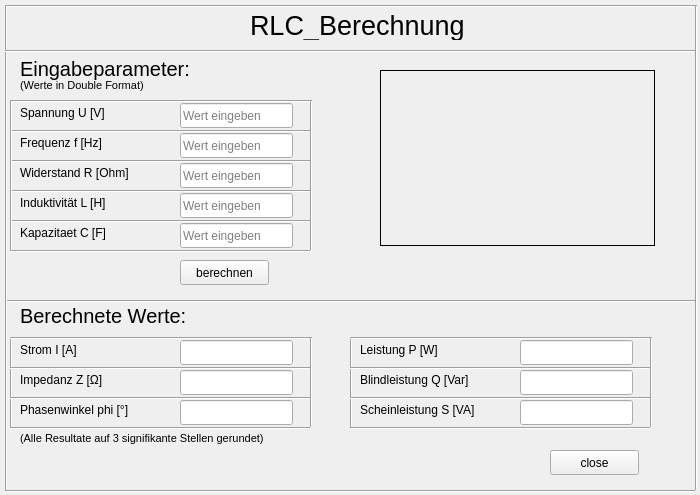
<?xml version="1.0" encoding="UTF-8"?>
<ui version="4.0">
 <class>BerechnungRLC</class>
 <widget class="QWidget" name="BerechnungRLC">
  <property name="geometry">
   <rect>
    <x>0</x>
    <y>0</y>
    <width>700</width>
    <height>495</height>
   </rect>
  </property>
  <property name="windowTitle">
   <string>Form</string>
  </property>
  <widget class="QLabel" name="title">
   <property name="geometry">
    <rect>
     <x>250</x>
     <y>10</y>
     <width>221</width>
     <height>30</height>
    </rect>
   </property>
   <property name="font">
    <font>
     <pointsize>20</pointsize>
    </font>
   </property>
   <property name="text">
    <string>RLC_Berechnung</string>
   </property>
  </widget>
  <widget class="QPushButton" name="pushButton">
   <property name="geometry">
    <rect>
     <x>550</x>
     <y>450</y>
     <width>89</width>
     <height>25</height>
    </rect>
   </property>
   <property name="text">
    <string>close</string>
   </property>
  </widget>
  <widget class="QLabel" name="pictureRL">
   <property name="geometry">
    <rect>
     <x>380</x>
     <y>70</y>
     <width>275</width>
     <height>176</height>
    </rect>
   </property>
   <property name="frameShape">
    <enum>QFrame::Box</enum>
   </property>
   <property name="frameShadow">
    <enum>QFrame::Plain</enum>
   </property>
   <property name="text">
    <string/>
   </property>
   <property name="pixmap">
    <pixmap resource="Res.qrc">:/res/pictures/RLC.png</pixmap>
   </property>
   <property name="scaledContents">
    <bool>true</bool>
   </property>
  </widget>
  <widget class="QLabel" name="spannungTxt">
   <property name="geometry">
    <rect>
     <x>20</x>
     <y>103</y>
     <width>150</width>
     <height>20</height>
    </rect>
   </property>
   <property name="text">
    <string>Spannung U [V]</string>
   </property>
  </widget>
  <widget class="QLabel" name="frequenzTxt">
   <property name="geometry">
    <rect>
     <x>20</x>
     <y>133</y>
     <width>150</width>
     <height>20</height>
    </rect>
   </property>
   <property name="text">
    <string>Frequenz f [Hz]</string>
   </property>
  </widget>
  <widget class="QLabel" name="widerstandTxt">
   <property name="geometry">
    <rect>
     <x>20</x>
     <y>163</y>
     <width>150</width>
     <height>20</height>
    </rect>
   </property>
   <property name="text">
    <string>Widerstand R [Ohm]</string>
   </property>
  </widget>
  <widget class="QLabel" name="induktivitaetTxt">
   <property name="geometry">
    <rect>
     <x>20</x>
     <y>193</y>
     <width>150</width>
     <height>20</height>
    </rect>
   </property>
   <property name="text">
    <string>Induktivität L [H]</string>
   </property>
  </widget>
  <widget class="QLabel" name="eingabeTxt">
   <property name="geometry">
    <rect>
     <x>20</x>
     <y>53</y>
     <width>181</width>
     <height>31</height>
    </rect>
   </property>
   <property name="font">
    <font>
     <pointsize>15</pointsize>
    </font>
   </property>
   <property name="text">
    <string>Eingabeparameter:</string>
   </property>
  </widget>
  <widget class="QLineEdit" name="spannungIn">
   <property name="geometry">
    <rect>
     <x>180</x>
     <y>103</y>
     <width>113</width>
     <height>25</height>
    </rect>
   </property>
   <property name="readOnly">
    <bool>false</bool>
   </property>
   <property name="placeholderText">
    <string>Wert eingeben</string>
   </property>
  </widget>
  <widget class="QLineEdit" name="frequenzIn">
   <property name="geometry">
    <rect>
     <x>180</x>
     <y>133</y>
     <width>113</width>
     <height>25</height>
    </rect>
   </property>
   <property name="placeholderText">
    <string>Wert eingeben</string>
   </property>
  </widget>
  <widget class="QLineEdit" name="widerstandIn">
   <property name="geometry">
    <rect>
     <x>180</x>
     <y>163</y>
     <width>113</width>
     <height>25</height>
    </rect>
   </property>
   <property name="placeholderText">
    <string>Wert eingeben</string>
   </property>
  </widget>
  <widget class="QLineEdit" name="induktivitaetIn">
   <property name="geometry">
    <rect>
     <x>180</x>
     <y>193</y>
     <width>113</width>
     <height>25</height>
    </rect>
   </property>
   <property name="placeholderText">
    <string>Wert eingeben</string>
   </property>
  </widget>
  <widget class="QLabel" name="ausgabeTxt">
   <property name="geometry">
    <rect>
     <x>20</x>
     <y>300</y>
     <width>181</width>
     <height>31</height>
    </rect>
   </property>
   <property name="font">
    <font>
     <pointsize>15</pointsize>
    </font>
   </property>
   <property name="text">
    <string>Berechnete Werte:</string>
   </property>
  </widget>
  <widget class="Line" name="line">
   <property name="geometry">
    <rect>
     <x>10</x>
     <y>100</y>
     <width>300</width>
     <height>3</height>
    </rect>
   </property>
   <property name="orientation">
    <enum>Qt::Horizontal</enum>
   </property>
  </widget>
  <widget class="Line" name="line_2">
   <property name="geometry">
    <rect>
     <x>10</x>
     <y>160</y>
     <width>300</width>
     <height>3</height>
    </rect>
   </property>
   <property name="orientation">
    <enum>Qt::Horizontal</enum>
   </property>
  </widget>
  <widget class="Line" name="line_3">
   <property name="geometry">
    <rect>
     <x>10</x>
     <y>220</y>
     <width>300</width>
     <height>3</height>
    </rect>
   </property>
   <property name="orientation">
    <enum>Qt::Horizontal</enum>
   </property>
  </widget>
  <widget class="Line" name="line_4">
   <property name="geometry">
    <rect>
     <x>10</x>
     <y>190</y>
     <width>300</width>
     <height>3</height>
    </rect>
   </property>
   <property name="orientation">
    <enum>Qt::Horizontal</enum>
   </property>
  </widget>
  <widget class="Line" name="line_5">
   <property name="geometry">
    <rect>
     <x>10</x>
     <y>130</y>
     <width>300</width>
     <height>3</height>
    </rect>
   </property>
   <property name="orientation">
    <enum>Qt::Horizontal</enum>
   </property>
  </widget>
  <widget class="Line" name="line_6">
   <property name="geometry">
    <rect>
     <x>310</x>
     <y>100</y>
     <width>3</width>
     <height>150</height>
    </rect>
   </property>
   <property name="orientation">
    <enum>Qt::Vertical</enum>
   </property>
  </widget>
  <widget class="Line" name="line_7">
   <property name="geometry">
    <rect>
     <x>10</x>
     <y>100</y>
     <width>3</width>
     <height>150</height>
    </rect>
   </property>
   <property name="orientation">
    <enum>Qt::Vertical</enum>
   </property>
  </widget>
  <widget class="QLabel" name="impedanzTxt">
   <property name="geometry">
    <rect>
     <x>20</x>
     <y>370</y>
     <width>150</width>
     <height>20</height>
    </rect>
   </property>
   <property name="text">
    <string>Impedanz Z [Ω]</string>
   </property>
  </widget>
  <widget class="Line" name="line_8">
   <property name="geometry">
    <rect>
     <x>10</x>
     <y>337</y>
     <width>3</width>
     <height>90</height>
    </rect>
   </property>
   <property name="orientation">
    <enum>Qt::Vertical</enum>
   </property>
  </widget>
  <widget class="QLineEdit" name="phasenwinkelOut">
   <property name="geometry">
    <rect>
     <x>180</x>
     <y>400</y>
     <width>113</width>
     <height>25</height>
    </rect>
   </property>
   <property name="readOnly">
    <bool>true</bool>
   </property>
  </widget>
  <widget class="QLineEdit" name="impedanzOut">
   <property name="geometry">
    <rect>
     <x>180</x>
     <y>370</y>
     <width>113</width>
     <height>25</height>
    </rect>
   </property>
   <property name="readOnly">
    <bool>true</bool>
   </property>
  </widget>
  <widget class="Line" name="line_9">
   <property name="geometry">
    <rect>
     <x>10</x>
     <y>397</y>
     <width>300</width>
     <height>3</height>
    </rect>
   </property>
   <property name="orientation">
    <enum>Qt::Horizontal</enum>
   </property>
  </widget>
  <widget class="Line" name="line_10">
   <property name="geometry">
    <rect>
     <x>10</x>
     <y>337</y>
     <width>300</width>
     <height>3</height>
    </rect>
   </property>
   <property name="orientation">
    <enum>Qt::Horizontal</enum>
   </property>
  </widget>
  <widget class="Line" name="line_11">
   <property name="geometry">
    <rect>
     <x>10</x>
     <y>367</y>
     <width>300</width>
     <height>3</height>
    </rect>
   </property>
   <property name="orientation">
    <enum>Qt::Horizontal</enum>
   </property>
  </widget>
  <widget class="QLabel" name="stromTxt">
   <property name="geometry">
    <rect>
     <x>20</x>
     <y>340</y>
     <width>150</width>
     <height>20</height>
    </rect>
   </property>
   <property name="text">
    <string>Strom I [A]</string>
   </property>
  </widget>
  <widget class="QLabel" name="phasenwinkelTxt">
   <property name="geometry">
    <rect>
     <x>20</x>
     <y>400</y>
     <width>150</width>
     <height>20</height>
    </rect>
   </property>
   <property name="text">
    <string>Phasenwinkel phi [°]</string>
   </property>
  </widget>
  <widget class="Line" name="line_12">
   <property name="geometry">
    <rect>
     <x>310</x>
     <y>337</y>
     <width>3</width>
     <height>90</height>
    </rect>
   </property>
   <property name="orientation">
    <enum>Qt::Vertical</enum>
   </property>
  </widget>
  <widget class="QLineEdit" name="stromOut">
   <property name="geometry">
    <rect>
     <x>180</x>
     <y>340</y>
     <width>113</width>
     <height>25</height>
    </rect>
   </property>
   <property name="contextMenuPolicy">
    <enum>Qt::PreventContextMenu</enum>
   </property>
   <property name="autoFillBackground">
    <bool>true</bool>
   </property>
   <property name="readOnly">
    <bool>true</bool>
   </property>
  </widget>
  <widget class="Line" name="line_13">
   <property name="geometry">
    <rect>
     <x>10</x>
     <y>427</y>
     <width>300</width>
     <height>3</height>
    </rect>
   </property>
   <property name="orientation">
    <enum>Qt::Horizontal</enum>
   </property>
  </widget>
  <widget class="QLineEdit" name="blindleistungOut">
   <property name="geometry">
    <rect>
     <x>520</x>
     <y>370</y>
     <width>113</width>
     <height>25</height>
    </rect>
   </property>
   <property name="readOnly">
    <bool>true</bool>
   </property>
  </widget>
  <widget class="Line" name="line_14">
   <property name="geometry">
    <rect>
     <x>350</x>
     <y>337</y>
     <width>3</width>
     <height>90</height>
    </rect>
   </property>
   <property name="orientation">
    <enum>Qt::Vertical</enum>
   </property>
  </widget>
  <widget class="QLineEdit" name="leistungOut">
   <property name="geometry">
    <rect>
     <x>520</x>
     <y>340</y>
     <width>113</width>
     <height>25</height>
    </rect>
   </property>
   <property name="readOnly">
    <bool>true</bool>
   </property>
  </widget>
  <widget class="Line" name="line_15">
   <property name="geometry">
    <rect>
     <x>350</x>
     <y>427</y>
     <width>300</width>
     <height>3</height>
    </rect>
   </property>
   <property name="orientation">
    <enum>Qt::Horizontal</enum>
   </property>
  </widget>
  <widget class="QLabel" name="blindleistungTxt">
   <property name="geometry">
    <rect>
     <x>360</x>
     <y>370</y>
     <width>150</width>
     <height>20</height>
    </rect>
   </property>
   <property name="text">
    <string>Blindleistung Q [Var]</string>
   </property>
  </widget>
  <widget class="Line" name="line_16">
   <property name="geometry">
    <rect>
     <x>350</x>
     <y>397</y>
     <width>300</width>
     <height>3</height>
    </rect>
   </property>
   <property name="orientation">
    <enum>Qt::Horizontal</enum>
   </property>
  </widget>
  <widget class="QLineEdit" name="scheinleistungOut">
   <property name="geometry">
    <rect>
     <x>520</x>
     <y>400</y>
     <width>113</width>
     <height>25</height>
    </rect>
   </property>
   <property name="readOnly">
    <bool>true</bool>
   </property>
  </widget>
  <widget class="Line" name="line_17">
   <property name="geometry">
    <rect>
     <x>350</x>
     <y>337</y>
     <width>300</width>
     <height>3</height>
    </rect>
   </property>
   <property name="orientation">
    <enum>Qt::Horizontal</enum>
   </property>
  </widget>
  <widget class="Line" name="line_18">
   <property name="geometry">
    <rect>
     <x>350</x>
     <y>367</y>
     <width>300</width>
     <height>3</height>
    </rect>
   </property>
   <property name="orientation">
    <enum>Qt::Horizontal</enum>
   </property>
  </widget>
  <widget class="Line" name="line_19">
   <property name="geometry">
    <rect>
     <x>650</x>
     <y>337</y>
     <width>3</width>
     <height>90</height>
    </rect>
   </property>
   <property name="orientation">
    <enum>Qt::Vertical</enum>
   </property>
  </widget>
  <widget class="QLabel" name="leistungTxt">
   <property name="geometry">
    <rect>
     <x>360</x>
     <y>340</y>
     <width>150</width>
     <height>20</height>
    </rect>
   </property>
   <property name="text">
    <string>Leistung P [W]</string>
   </property>
  </widget>
  <widget class="QLabel" name="scheinleistungTxt">
   <property name="geometry">
    <rect>
     <x>360</x>
     <y>400</y>
     <width>150</width>
     <height>20</height>
    </rect>
   </property>
   <property name="text">
    <string>Scheinleistung S [VA]</string>
   </property>
  </widget>
  <widget class="Line" name="line_20">
   <property name="geometry">
    <rect>
     <x>5</x>
     <y>300</y>
     <width>690</width>
     <height>3</height>
    </rect>
   </property>
   <property name="font">
    <font>
     <pointsize>18</pointsize>
     <weight>75</weight>
     <bold>true</bold>
    </font>
   </property>
   <property name="orientation">
    <enum>Qt::Horizontal</enum>
   </property>
  </widget>
  <widget class="Line" name="line_21">
   <property name="geometry">
    <rect>
     <x>5</x>
     <y>5</y>
     <width>690</width>
     <height>3</height>
    </rect>
   </property>
   <property name="font">
    <font>
     <pointsize>18</pointsize>
     <weight>75</weight>
     <bold>true</bold>
    </font>
   </property>
   <property name="orientation">
    <enum>Qt::Horizontal</enum>
   </property>
  </widget>
  <widget class="Line" name="line_22">
   <property name="geometry">
    <rect>
     <x>5</x>
     <y>490</y>
     <width>690</width>
     <height>3</height>
    </rect>
   </property>
   <property name="font">
    <font>
     <pointsize>18</pointsize>
     <weight>75</weight>
     <bold>true</bold>
    </font>
   </property>
   <property name="orientation">
    <enum>Qt::Horizontal</enum>
   </property>
  </widget>
  <widget class="Line" name="line_23">
   <property name="geometry">
    <rect>
     <x>695</x>
     <y>5</y>
     <width>3</width>
     <height>485</height>
    </rect>
   </property>
   <property name="orientation">
    <enum>Qt::Vertical</enum>
   </property>
  </widget>
  <widget class="Line" name="line_24">
   <property name="geometry">
    <rect>
     <x>5</x>
     <y>5</y>
     <width>3</width>
     <height>485</height>
    </rect>
   </property>
   <property name="orientation">
    <enum>Qt::Vertical</enum>
   </property>
  </widget>
  <widget class="Line" name="line_25">
   <property name="geometry">
    <rect>
     <x>5</x>
     <y>50</y>
     <width>690</width>
     <height>3</height>
    </rect>
   </property>
   <property name="font">
    <font>
     <pointsize>18</pointsize>
     <weight>75</weight>
     <bold>true</bold>
    </font>
   </property>
   <property name="orientation">
    <enum>Qt::Horizontal</enum>
   </property>
  </widget>
  <widget class="QPushButton" name="calculate">
   <property name="geometry">
    <rect>
     <x>180</x>
     <y>260</y>
     <width>89</width>
     <height>25</height>
    </rect>
   </property>
   <property name="text">
    <string>berechnen</string>
   </property>
  </widget>
  <widget class="QLabel" name="label">
   <property name="geometry">
    <rect>
     <x>20</x>
     <y>77</y>
     <width>181</width>
     <height>17</height>
    </rect>
   </property>
   <property name="font">
    <font>
     <pointsize>8</pointsize>
    </font>
   </property>
   <property name="text">
    <string>(Werte in Double Format)</string>
   </property>
  </widget>
  <widget class="QLabel" name="label_2">
   <property name="geometry">
    <rect>
     <x>20</x>
     <y>430</y>
     <width>361</width>
     <height>17</height>
    </rect>
   </property>
   <property name="font">
    <font>
     <pointsize>8</pointsize>
    </font>
   </property>
   <property name="text">
    <string>(Alle Resultate auf 3 signifikante Stellen gerundet)</string>
   </property>
  </widget>
  <widget class="Line" name="line_26">
   <property name="geometry">
    <rect>
     <x>10</x>
     <y>250</y>
     <width>300</width>
     <height>3</height>
    </rect>
   </property>
   <property name="orientation">
    <enum>Qt::Horizontal</enum>
   </property>
  </widget>
  <widget class="QLineEdit" name="kapazitaetIn">
   <property name="geometry">
    <rect>
     <x>180</x>
     <y>223</y>
     <width>113</width>
     <height>25</height>
    </rect>
   </property>
   <property name="placeholderText">
    <string>Wert eingeben</string>
   </property>
  </widget>
  <widget class="QLabel" name="kapazitaetTxt">
   <property name="geometry">
    <rect>
     <x>20</x>
     <y>223</y>
     <width>150</width>
     <height>20</height>
    </rect>
   </property>
   <property name="text">
    <string>Kapazitaet C [F]</string>
   </property>
  </widget>
 </widget>
 <resources>
  <include location="Res.qrc"/>
 </resources>
 <connections>
  <connection>
   <sender>pushButton</sender>
   <signal>pressed()</signal>
   <receiver>BerechnungRLC</receiver>
   <slot>close()</slot>
   <hints>
    <hint type="sourcelabel">
     <x>494</x>
     <y>362</y>
    </hint>
    <hint type="destinationlabel">
     <x>299</x>
     <y>199</y>
    </hint>
   </hints>
  </connection>
 </connections>
</ui>
